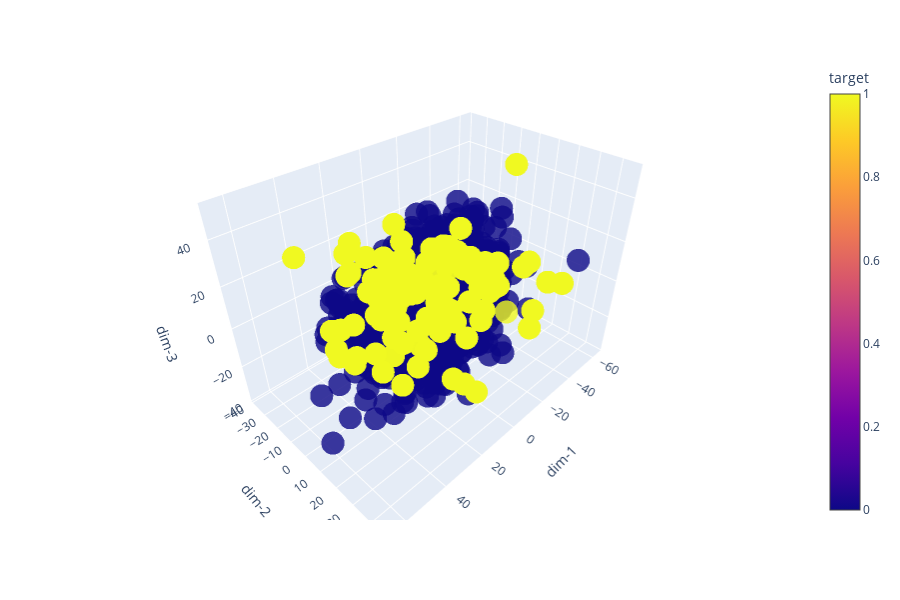

Notebook source saved alongside this figure:
### Code cell
pca = PCA(n_components = 3)
X = pca.fit_transform(X_imb_nn)

test = pd.DataFrame(columns=['dim-1', 'dim-2', 'dim-3'], data=X)
test['target'] = y_imb_nn.values
plot3DClusters(test)

### Figure 1 — Plotly figure (JSON) as saved in the notebook; plotly's stock layout.template omitted (floating-point values rounded to 4 significant figures; data arrays with more than 128 entries replaced by an {"elided": "..."} marker saying what was removed)
{"data": [{"hoverlabel": {"namelength": 0}, "hovertemplate": "dim-1=%{x}<br>dim-2=%{y}<br>dim-3=%{z}<br>target=%{marker.color}", "legendgroup": "", "marker": {"color": {"elided": "1792 int values"}, "coloraxis": "coloraxis", "opacity": 0.8, "symbol": "circle"}, "mode": "markers", "name": "", "scene": "scene", "showlegend": false, "type": "scatter3d", "x": {"elided": "1792 float values"}, "y": {"elided": "1792 float values"}, "z": {"elided": "1792 float values"}}], "layout": {"coloraxis": {"colorbar": {"title": {"text": "target"}}, "colorscale": [[0.0, "#0d0887"], [0.1111, "#46039f"], [0.2222, "#7201a8"], [0.3333, "#9c179e"], [0.4444, "#bd3786"], [0.5556, "#d8576b"], [0.6667, "#ed7953"], [0.7778, "#fb9f3a"], [0.8889, "#fdca26"], [1.0, "#f0f921"]]}, "height": 600, "legend": {"tracegroupgap": 0}, "margin": {"t": 60}, "scene": {"domain": {"x": [0.0, 0.98], "y": [0.0, 1.0]}, "xaxis": {"title": {"text": "dim-1"}}, "yaxis": {"title": {"text": "dim-2"}}, "zaxis": {"title": {"text": "dim-3"}}}}}
